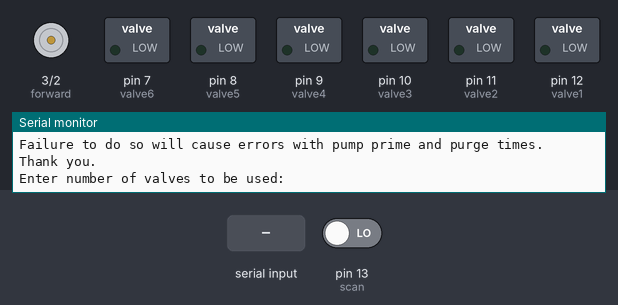
Simulated run of this sketch. Board: Arduino Uno, built with avr-gcc and run on an emulated ATmega328P. Shown: motor-driver pin pairs drawn as motors (green arrow = first pin HIGH = forward, orange = second pin HIGH = backward, longer = more drive), switched loads named in the sketch (green lamp = pin HIGH), the last lines printed to the serial monitor. The inputs (shaded band) are chosen by the test bench; at power-on: pin 13 (scan) LOW.

Above: at 3.0 s.
3.1 s: "90,45\n" received over Serial
4.6 s: "1\n" received over Serial
7.1 s: "30,150\n" received over Serial
8.6 s: pin 13 (scan) driven HIGH
At 10.22 s:
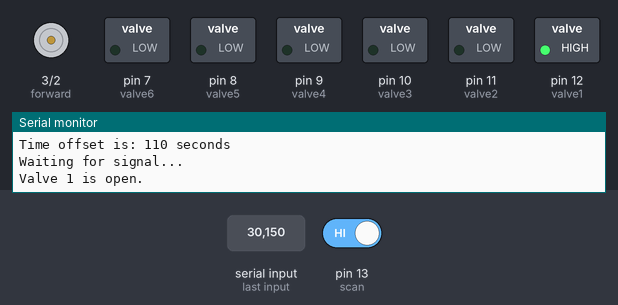
At 11.7 s:
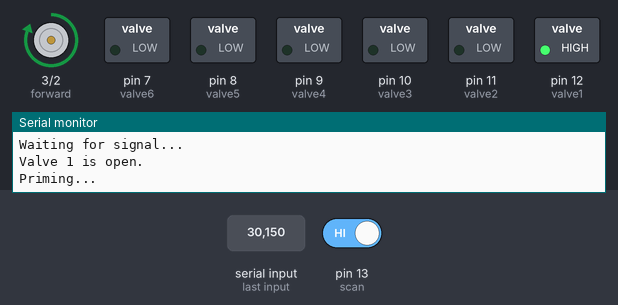
Timing chart, 0 to 12.6 s (numbered marks = the images above; inputs shaded):
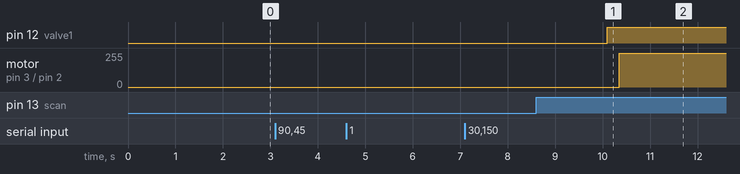

Measured:
- after the input at 8.6 s, pin 12 (valve1): LOW → HIGH after 1.5 s; motor on pin 3 (forward) / pin 2 (reverse): stopped → forward 255/255 after 1.8 s

The sketch:

WaterSampler_Prompt.ino
```cpp
/*
 Created by Shawn Harbin, 2018
 for Dr. Randall Etheridge -- East Carolina University, Department of Engineering

 This program controls 6 valves and peristaltic pump, initiated by S::CAN computer.

 For proper interface with Serial Monitor, ensure that option is set to "no line ending"
*/


const int forward = 3;          // Runs pump forward/prime
const int reverse = 2;          // Runs pump in reverse/purge
const int scan = 13;            // Input signal from s::can computer
const long cycleTime = 1000;    // Duration of time to run pump during scan
const long signalTime = 1500;   // Duration of s::can signal required to progress cycle -- subtract 1000ms from intended duration for processing time
int inputMode = 0;              // Stores input state from s::can computer. 0 is "off", 1 is "on".
int count = 1;                  // Tracks number of pump/purge cycles. Used to determine which valve is open per cycle.
int prepCount = 1;              // Tracks first cycle for each valve; maxes out at countMax+1
int valveMax;                   // The number of valves to be used for a testing cycle; limits loop to include only used valves
int valve;                      // Represents specific valves based on cycle count
long prepTime;                  // Represents water line prime/purge time duration based on cycle count
long timeBalance;               // Used to increase duration of cycleTime - adds difference of 250 seconds and prepTime

// Designates valves to corresponding input pins
const int valve1 = 12;
const int valve2 = 11;
const int valve3 = 10;
const int valve4 = 9;
const int valve5 = 8;
const int valve6 = 7;

// The duration of time to prep (prime/purge) the water line associated with
// each valve. Determined by function setTime.
long prepTime1;
long prepTime2;
long prepTime3;
long prepTime4;
long prepTime5;
long prepTime6;


void setup() {

  Serial.begin(9600);
  pinMode(forward, OUTPUT);
  pinMode(reverse, OUTPUT);
  pinMode(valve1, OUTPUT);
  pinMode(valve2, OUTPUT);
  pinMode(valve3, OUTPUT);
  pinMode(valve4, OUTPUT);
  pinMode(valve5, OUTPUT);
  pinMode(valve6, OUTPUT);
  pinMode(scan, INPUT);          // Receives signal from s::can computer

  Serial.println("\n**NOTICE**");
  Serial.println("Before continuing, please ensure that your serial monitor option is set to 'No line ending'.");
  Serial.println("Failure to do so will cause errors with pump prime and purge times. Thank you.\n");
  delay(2000);

  // User will be prompted to enter the number of inputs to be used. This will serve as the limit for number of
  // cycles to be run before returning to the first input. Input is limited to 1-6; inputs less than 1 or greater
  // than 6 will prompt a message to re-enter a value within that range.
  here:
  Serial.print("Enter number of valves to be used: ");
  while(Serial.available()==0){}
  valveMax = Serial.parseInt();
  Serial.println(valveMax);
  if(valveMax<1 || valveMax>6){
    Serial.println("\n   ***Please enter a value between 1 and 6***\n");
    goto here;}

  Serial.println();

  // User will be prompted to input the lengths of tubing connected to each input, limited to the maximum number
  // of inputs used. These lengths will be used to determine priming duration for each line.
  // Requires function setTime
  if(valveMax>=1){
    Serial.println("What is the length (in ft.) of the water line connected to Valve 1?");
    prepTime1 = setTime();}
  if(valveMax>=2){
    Serial.println("What is the length (in ft.) of the water line connected to Valve 2?");
    prepTime2 = setTime();}
  if(valveMax>=3){
    Serial.println("What is the length (in ft.) of the water line connected to Valve 3?");
    prepTime3 = setTime();}
  if(valveMax>=4){
    Serial.println("What is the length (in ft.) of the water line connected to Valve 4?");
    prepTime4 = setTime();}
  if(valveMax>=5){
    Serial.println("What is the length (in ft.) of the water line connected to Valve 5?");
    prepTime5 = setTime();}
  if(valveMax>=6){
    Serial.println("What is the length (in ft.) of the water line connected to Valve 6?");
    prepTime6 = setTime();}

  delay(250);
  Serial.println("Beginning new data collection cycle.\n");
}

void loop(){

  // Sets up int "valve" to be used in place of individual valves.
  // Allows single routine to control operation of all valves.
  // Exits routine if count exceeds number of usable valves.
  if(count==1){valve=valve1; prepTime=prepTime1;}
  else if(count==2){valve=valve2; prepTime=prepTime2;}
  else if(count==3){valve=valve3; prepTime=prepTime3;}
  else if(count==4){valve=valve4; prepTime=prepTime4;}
  else if(count==5){valve=valve5; prepTime=prepTime5;}
  else if(count==6){valve=valve6; prepTime=prepTime6;}
  timeBalance = 250000 - prepTime;

  // Display how many input lines are connected, which input line is currently in use, how long the pump will run, and the delay between pump shut-off and spectrometer scan
  Serial.print("Number of valves used: ");
  Serial.println(valveMax);
  Serial.print("Valve in use: ");
  Serial.println(count);
  Serial.print("Prime duration: ");
  Serial.print(prepTime/1000);
  Serial.println(" seconds");
  Serial.print("Time offset is: ");
  Serial.print(timeBalance/1000);
  Serial.println(" seconds");

  Serial.println("\nWaiting for signal...\n");

  // Program will wait until s::can signal detected
  // Saves 0 or 1 to variable 'inputMode'
  // Requires function scanInput
  inputMode = scanInput();

//*****Functional routine*****
//Valves closed on LOW, open on HIGH

  // When the trigger signal is detected (scanInput returns 1)
  if(inputMode==1){
    // Valve opens, 0.5-second delay, pump engages forward
    digitalWrite(valve, HIGH);
    Serial.print("Valve ");
    Serial.print(count);
    Serial.println(" is open.\n");
    delay(250);
    Serial.println("Priming...\n");
    digitalWrite(forward, HIGH);
    delay(prepTime);

    // Begin test cycle: valve stays open, pump stops for testing
    Serial.println("Testing...\n");
    digitalWrite(forward, LOW);
    digitalWrite(valve, LOW);
    delay(cycleTime + timeBalance);

    // Purge open valve
    Serial.println("Purging...\n");
    digitalWrite(valve, HIGH);
    delay(250);
    digitalWrite(reverse,HIGH);
    delay(15000);                      // 15 seconds
    digitalWrite(reverse,LOW);
    delay(250);

    // Closes valve
    digitalWrite(valve,LOW);
    Serial.print("Valve ");
    Serial.print(count);
    Serial.println(" is closed.\n");

    // When cycle is complete: reset inputMode, increase count, (if last valve has ben used) return to first valve
    inputMode = 0;
    count++;
    if(count > valveMax){count = 1;}
  }
}

//********************FUNCTIONS********************

  // This function returns a time duration based on a distance entered by the user.
  // It does not requre require a variable when called by parent function.
  // If  unput distance is less than 0 or greater than 100, the user will be prompted
  // with a message to reenter a value that falls within the range.
long setTime(){
  int userInput;
  long seconds;
  long millisecs;

  retry:
  while(Serial.available()==0){}
  userInput = Serial.parseInt();

  if((userInput > 0) && (userInput <= 25)){millisecs = 80000;}
  else if((userInput > 25) && (userInput < 50)){millisecs = 140000;}
  else if((userInput >= 50) && (userInput <= 75)){millisecs = 200000;}
  //else if((userInput >= 75) && (userInput <= 100)){millisecs = 250000;}
  else if((userInput > 75) || (userInput <= 0)){
    Serial.println("   Please enter a distance of 1 - 75 ft: ");
    goto retry;
  }
  seconds = millisecs / 1000;
  Serial.print("   Length is ");
  Serial.print(userInput);
  Serial.println(" ft.");
  Serial.print("   Line prime and purge times will be ");
  Serial.print(seconds);
  Serial.println(" secs.\n");
  return millisecs;
}

//--------------------------------------------------------------------------------------------------

int scanInput(){
  // Used to test HIGH input signal for duration
  // When HIGH input detected, duration is tested, and returns 1 if satisfied.
  // Main program will pause here until satisfactory signal is detected - nothing returned until then
  // Uses variable "signalTime" (defined in main program) to compare time against

  here:
  int test = digitalRead(scan);
  if(test==HIGH){
    delay(signalTime);
    test = digitalRead(scan);
    if(test==HIGH){
      return 1;
      Serial.println("ok");
    }
  }
  goto here;
}
```
